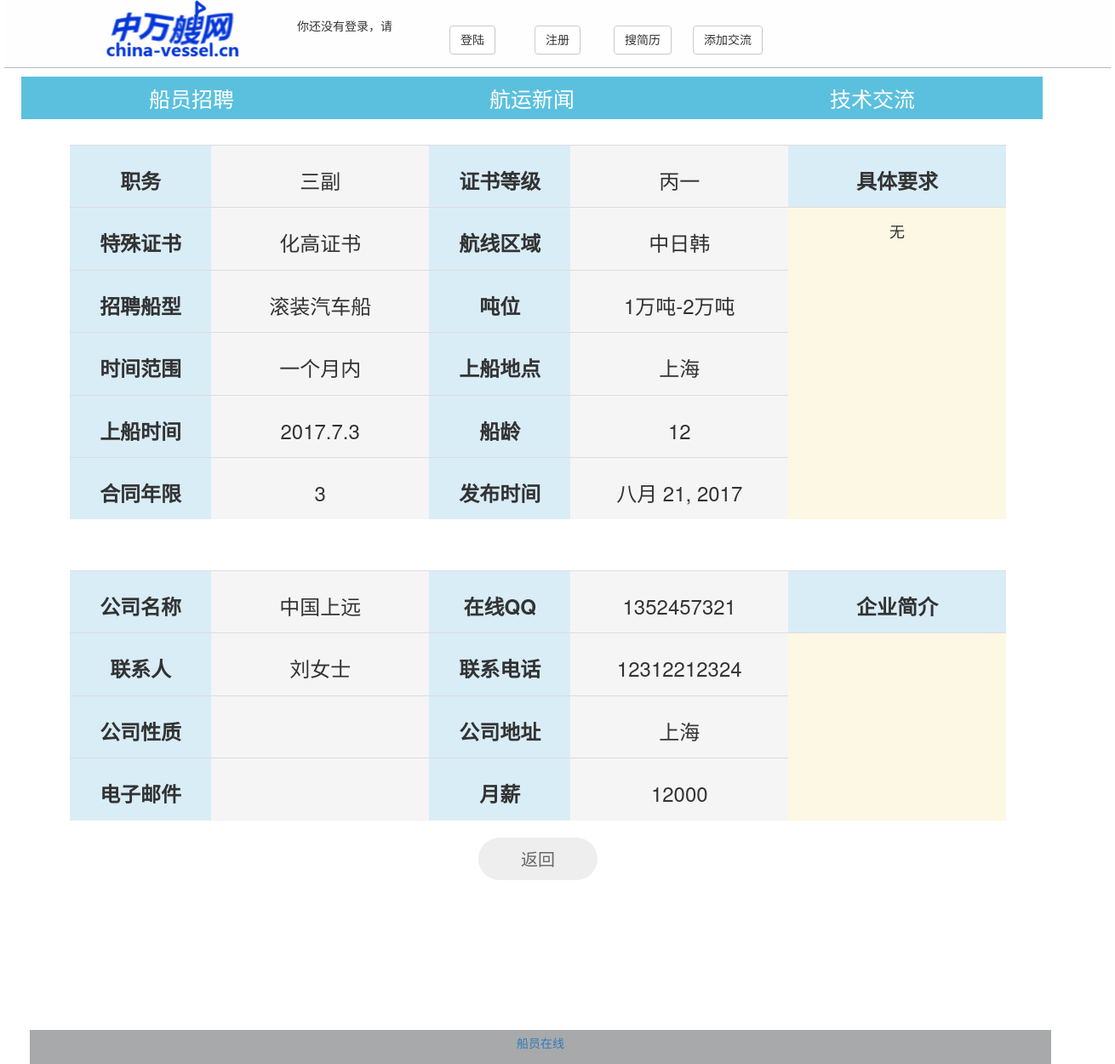
Screenshot of /library/2 with the database file from the repository.
### shipmanager/models.py (models this page shows, shortened)
class Library(models.Model):
    duty = models.CharField(max_length=70, null=True)
    duty_id = models.CharField('职务编号',max_length=20, null=True)
    ship_age = models.CharField('船龄',max_length=10, null=True)
    company_name = models.CharField('公司名称', max_length=300, null=True)
    certificate_level = models.CharField('证书等级', max_length=200, null=True)
    special_certificate = models.CharField('特殊证书', max_length=300, null=True)
    route_area = models.CharField('路线区域', max_length=300, null=True)
    recruitment_ship = models.CharField('招聘船型', max_length=300, null=True)
    tonnage = models.CharField('吨位', max_length=200, null=True)
    post_time = models.DateField('搜索时间', max_length=300, null=True, auto_now=True)
    time = models.CharField('搜索时间', max_length=300, null=True)
    onboard_location = models.CharField('上船地点', max_length=300, null=True)
    onboard_time = models.CharField('上船时间', max_length=200, null=True)
    salary = models.CharField('提供月薪', max_length=300, null=True)
    contract = models.CharField('合同年限', max_length=300, null=True)
    require = models.TextField('具体要求', max_length=300, null=True)
    QQ = models.CharField('在线QQ', max_length=300, null=True)
    contact = models.CharField('联系人', max_length=300, null=True)
    tel = models.CharField('公司电话', max_length=300, null=True)
    address = models.CharField('公司地址', max_length=300, null=True)
    property = models.CharField('公司性质', max_length=200, null=True)
    email = models.CharField('电子邮箱', max_length=300, null=True)
    introduction = models.TextField('公司介绍', max_length=300, null=True)
    class Meta:
        ordering = ['-post_time']

### shipmanager/views.py (the view)
# urls.py: url(r'^library/(?P<library_id>\d+)$', views.Company_Detail.as_view(), name='company_detail'),
class Company_Detail(DetailView):
    model = Library
    template_name = "recruit/company_detail.html"
    context_object_name = "recruit"
    pk_url_kwarg = 'library_id'
    def get_object(self, queryset=None):
        obj = super(Company_Detail, self).get_object()
        return obj
    def get_context_data(self, **kwargs):
        return super(Company_Detail, self).get_context_data(**kwargs)

### templates/recruit/company_detail.html (shortened to what this page needs)
{% extends 'base.html' %}
{% block content %}
<!DOCTYPE html>
<html lang="en">
<head>
</head>
<body>
<center>
    <div style="width: 1246px;height: 900px">
        <div style="float: left;width: 1200px;height: 500px">
                <table class="table table-hover" cellspacing="100" style="width: 1100px;height: 200px">
                    <tr class="active">
                        <td class="info" style="width: 100px;text-align: center"><h3><strong>职务</strong></h3></td>
                        <td style="width: 100px;text-align: center"><h3>{{ recruit.duty }}</h3></td>
                        <td class="info" style="width: 100px;text-align: center"><h3><strong>证书等级</strong></h3></td>
                        <td style="width: 200px;text-align: center"><h3>{{ recruit.certificate_level }}</h3></td>
                        <td class="info" style="width: 100px;text-align: center"><h3><strong>具体要求</strong></h3></td>
                    </tr>
                    <tr class="active">
                        <td class="info" style="width: 100px;text-align: center"><h3><strong>特殊证书</strong></h3></td>
                        <td style="width: 200px;text-align: center"><h3>{{ recruit.special_certificate }}</h3></td>
                        <td class="info" style="width: 130px;text-align: center"><h3><strong>航线区域</strong></h3></td>
                        <td style="width: 130px;text-align: center"><h3>{{ recruit.route_area }}</h3></td>
                        <td class="warning" rowspan="5" style="word-break: break-all; width: 200px;text-align: center"><h4>{{ recruit.require }}</h4></td>
                    </tr>
                    <tr class="active">
                        <td class="info" style="width: 130px;text-align: center"><h3><strong>招聘船型</strong></h3></td>
                        <td style="width: 100px;text-align: center"><h3>{{ recruit.recruitment_ship }}</h3></td>
                        <td class="info" style="width: 130px;text-align: center"><h3><strong>吨位</strong></h3></td>
                        <td style="width: 100px;text-align: center"><h3>{{ recruit.tonnage }}</h3></td>
                    </tr>
                    <tr class="active">
                        <td class="info" style="width: 130px;text-align: center"><h3><strong>时间范围</strong></h3></td>
                        <td style="width: 100px;text-align: center"><h3>{{ recruit.time }}</h3></td>
                        <td class="info" style="width: 130px;text-align: center"><h3><strong>上船地点</strong></h3></td>
                        <td style="width: 100px;text-align: center"><h3>{{ recruit.onboard_location }}</h3></td>
                    </tr>
                    <tr class="active">
                        <td class="info" style="width: 130px;text-align: center"><h3><strong>上船时间</strong></h3></td>
                        <td style="width: 100px;text-align: center"><h3>{{ recruit.onboard_time }}</h3></td>
                        <td class="info" style="width: 130px;text-align: center"><h3><strong>船龄</strong></h3></td>
                        <td style="width: 100px;text-align: center"><h3>{{ recruit.ship_age }}</h3></td>
                    </tr>
                    <tr class="active">
                        <td class="info" style="width: 130px;text-align: center"><h3><strong>合同年限</strong></h3></td>
                        <td style="width: 100px;text-align: center"><h3>{{ recruit.contract }}</h3></td>
                        <td class="info" style="width: 130px;text-align: center"><h3><strong>发布时间</strong></h3></td>
                        <td style="width: 100px;text-align: center"><h3>{{ recruit.post_time }}</h3></td>
                    </tr>
                </table>
        </div>
        <div style="float: left;width: 1200px;height: 300px">
                <table class="table table-hover" cellspacing="100" style="width: 1100px;height: 200px">
                    <tr class="active">
                        <td class="info" style="width: 100px;text-align: center"><h3><strong>公司名称</strong></h3></td>
                        <td style="width: 100px;text-align: center"><h3>{{ recruit.company_name }}</h3></td>
                        <td class="info" style="width: 100px;text-align: center"><h3><strong>在线QQ</strong></h3></td>
                        <td style="width: 200px;text-align: center"><h3>{{ recruit.QQ }}</h3></td>
                        <td class="info" style="width: 100px;text-align: center"><h3><strong>企业简介</strong></h3></td>
                    </tr>
                    <tr class="active">
                        <td class="info" style="width: 100px;text-align: center"><h3><strong>联系人</strong></h3></td>
                        <td style="width: 200px;text-align: center"><h3>{{ recruit.contact }}</h3></td>
                        <td class="info" style="width: 130px;text-align: center"><h3><strong>联系电话</strong></h3></td>
                        <td style="width: 130px;text-align: center"><h3>{{ recruit.tel }}</h3></td>
                        <td class="warning" rowspan="3" style="word-break: break-all; width: 200px;text-align: center"><h4>{{ recruit.introduction }}</h4></td>
                    </tr>
                    <tr class="active">
                        <td class="info" style="width: 130px;text-align: center"><h3><strong>公司性质</strong></h3></td>
                        <td style="width: 100px;text-align: center"><h3>{{ recruit.property }}</h3></td>
                        <td class="info" style="width: 130px;text-align: center"><h3><strong>公司地址</strong></h3></td>
                        <td style="width: 100px;text-align: center"><h3>{{ recruit.address }}</h3></td>
                    </tr>
                    <tr class="active">
                        <td class="info" style="width: 130px;text-align: center"><h3><strong>电子邮件</strong></h3></td>
                        <td style="width: 100px;text-align: center"><h3>{{ recruit.email }}</h3></td>
                        <td class="info" style="width: 130px;text-align: center"><h3><strong>月薪</strong></h3></td>
                        <td style="width: 100px;text-align: center"><h3>{{ recruit.salary }}</h3></td>
                    </tr>
                </table>
            <input type="submit" class="button  button-pill button-large" value="返回" onclick=window.location.href='/search'>
        </div>
    </div>
 </center>
</body>
</html>
{% endblock %}

### rows the page displays
Library: duty "三副", certificate_level "丙一", special_certificate "化高证书", route_area "中日韩", require "无", recruitment_ship "滚装汽车船", tonnage "1万吨-2万吨", time "一个月内", onboard_location "上海", onboard_time "2017.7.3", ship_age "12", contract "3", post_time "八月 21, 2017", company_name "中国上远", QQ "1352457321", contact "刘女士", tel "12312212324", address "上海", salary "12000"
